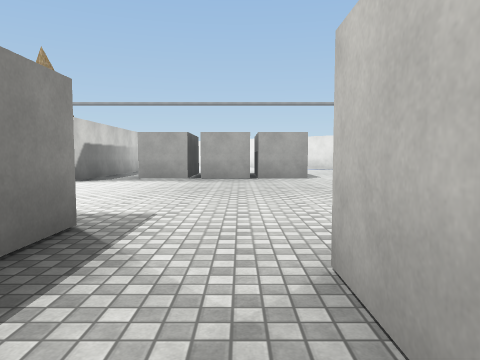
view 1 (above)

24 first-person views from a walk through a 3-D level made in the Unity game engine. The camera is 1.3 m above the floor, tilts 4° down and sees 70° across. The floor is counted in squares, 2 m on a side. Each view is taken from the middle of a square. On the plan, view 1 faces up. The plan holds only what a view shows up to about 10 squares ahead; the rest is blank. The place goes on beyond the plan. Some animated figures are left out. Some surface patterns are stand-ins.

view 2
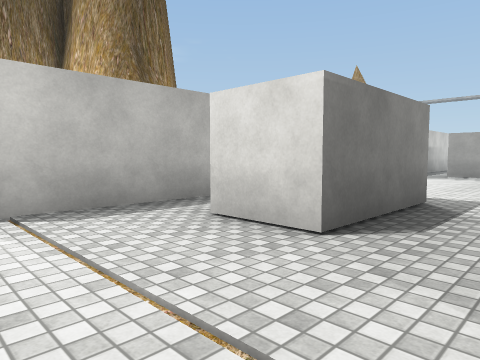

view 3
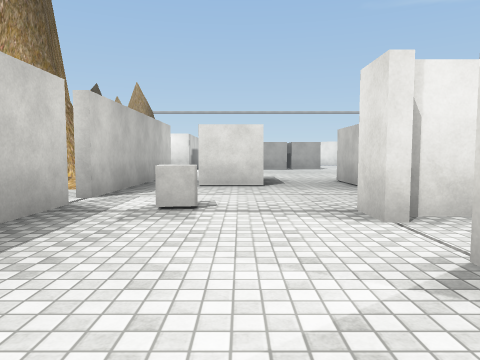

view 4
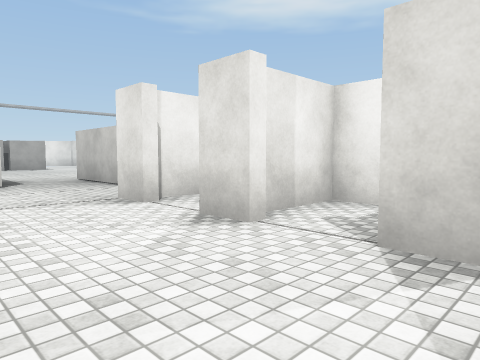

view 5
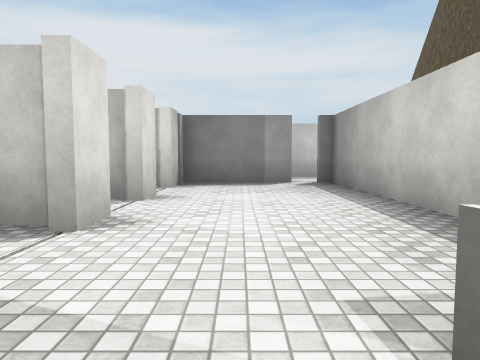

view 6
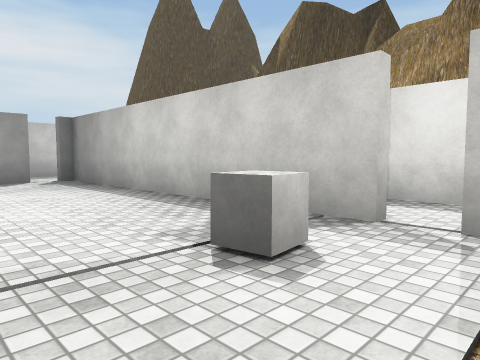

view 7
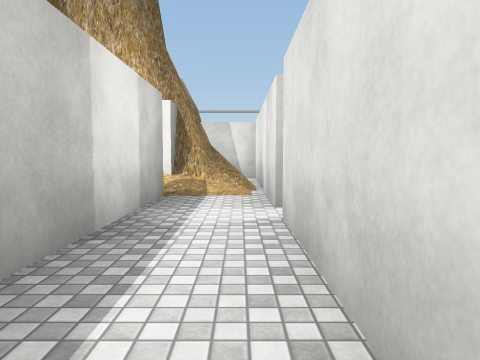

view 8
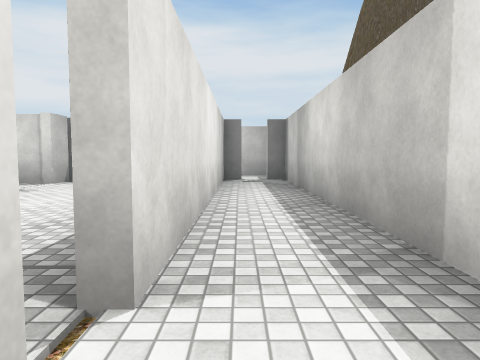

view 9
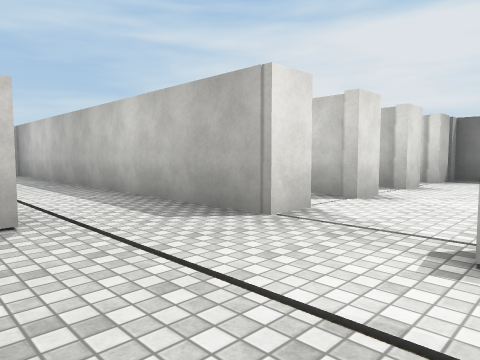

view 10
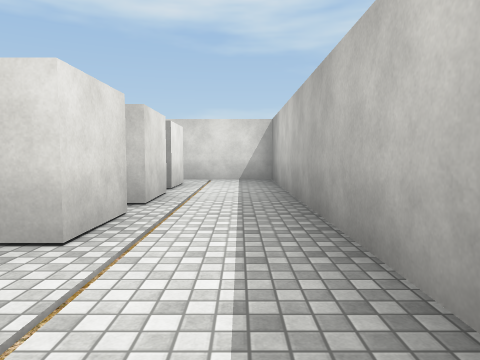

view 11
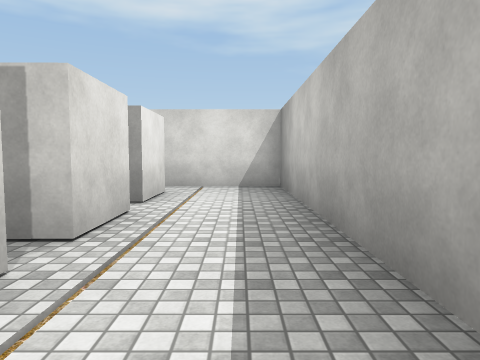

view 12
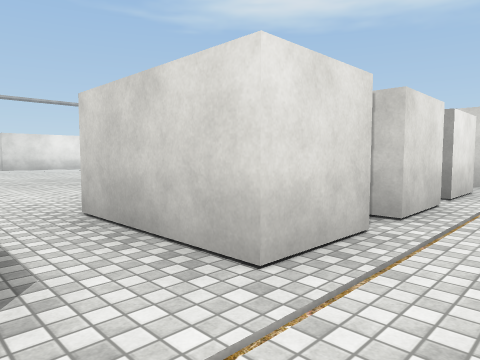

view 13
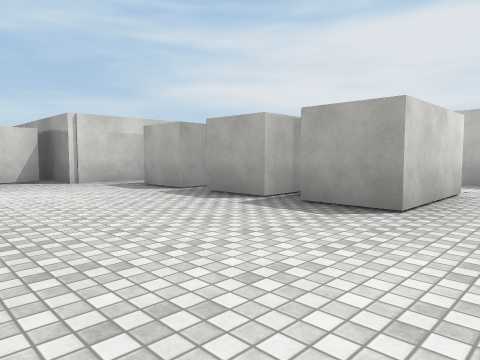

view 14
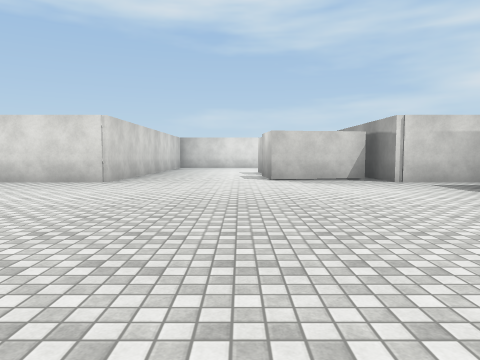

view 15
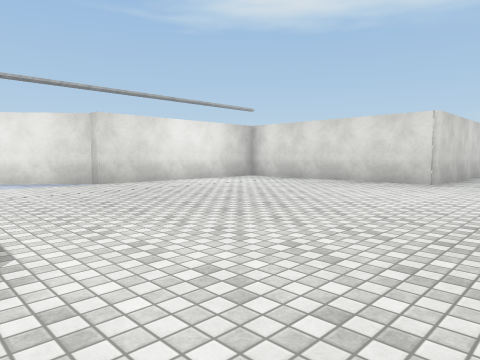

view 16
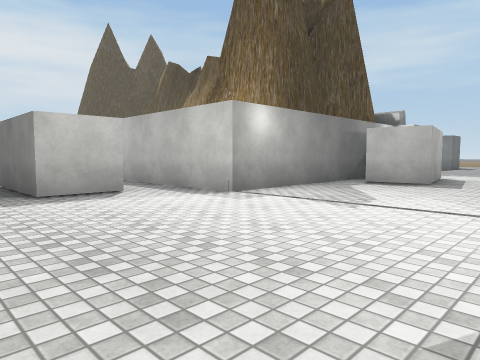

view 17
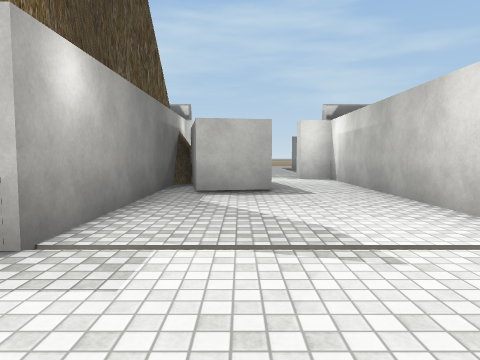

view 18
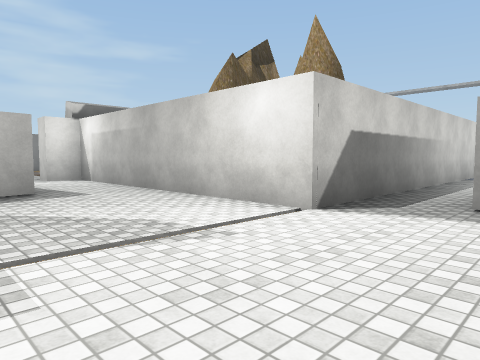

view 19
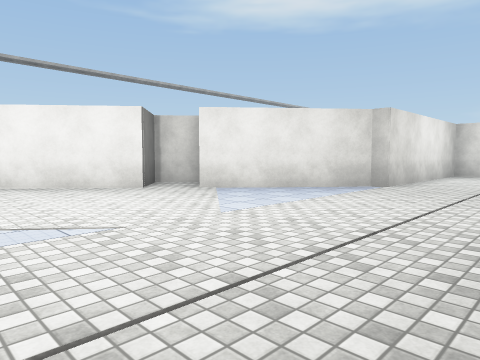

view 20
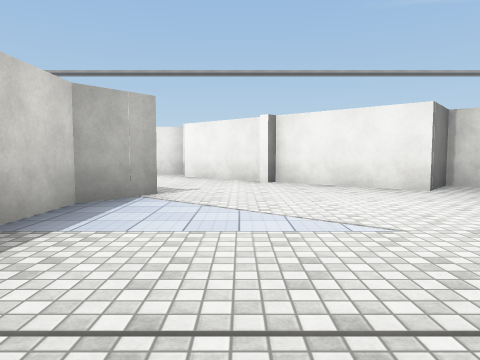

view 21
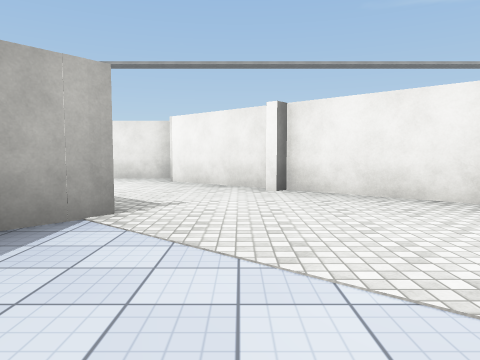

view 22
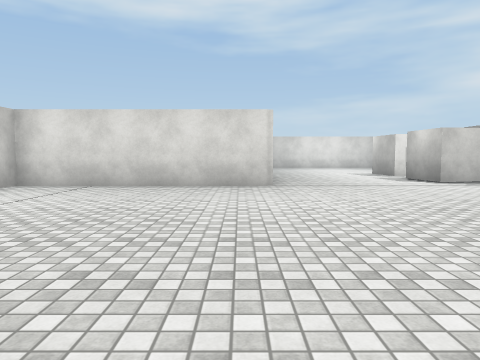

view 23
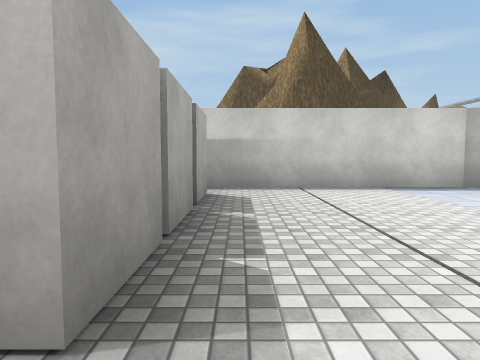

view 24
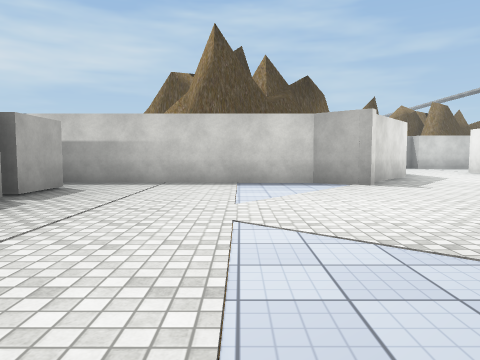

### Floor plan
Points are (right, up) in squares from view 1. A wall is a line through its corners. A room is listed if a view was taken in it or the views show most of it. See-through windows are left out.
Room 1 (views 1, 2, 3, 4, 5, 6, 9)
walls: (-0.6, -3.8) (-0.6, -2.9) (0.4, -2.9); (-0.2, -5.2) (0.5, -5.2); (-0.6, -5.8) (-0.6, -4.9); (-4.3, -2.4) (-4.3, -10.5); (0.8, -3.4) (-0.2, -3.4); (-0.4, -7.2) (0.1, -7.2); (0.5, -0.8) (0.5, 0.6); (1.5, -6.1) (1.5, -5.4) (0, -5.4); (-0.6, -7.9) (-0.6, -6.9); (-1.5, 0.4) (-3, 0.4); (-4.3, 1.5) (-4.3, -1.8); (-0.6, -9.9) (-0.6, -9); (-3.4, -10.5) (-0.5, -10.5)
ways out: opening at (-4, -2) to room 2; opening at (1.5, -1.5) to room 4; opening at (-0.5, 1.5) to room 5
objects: other object (-3, -3)
Room 2 (view 7)
walls: (-6.3, -1.4) (-6.3, -10.5); (-5.1, -10.5) (-4.6, -10.5) (-4.6, -2.4)
ways out: opening at (-4, -2) to room 1; opening at (-5.5, -1) to room 3
Room 3 (view 8)
walls: (-6.3, -0.4) (-6.3, -1.4); (-5.6, 0.6) (-6.3, 0.6) (-6.3, 0.2); (-5.6, 1.4) (-5.9, 0.6); (-5.8, 1.5) (-6, 0.9); (-4.6, -1.8) (-4.6, 3.6)
ways out: opening at (-5.5, -1) to room 2
Room 4 (views 10, 11, 12)
walls: (4.9, -0.7) (3.4, -0.7); (7, -0.7) (5.6, -0.7) (5.6, -0.1); (9.1, -0.7) (7.6, -0.7); (0.4, -2.9) (10.5, -2.9) (10.5, -0.4)
ways out: opening at (1.5, -1.5) to room 1; opening at (3, -1) to room 5; opening at (10, -1) to room 5
Room 5 (views 13, 14, 15, 16, 17, 18, 19, 20, 21, 22, 23, 24)
walls: (2, 9.8) (0.5, 9.8); (0.4, 9.8) (-1.1, 9.8); (0.5, 12.4) (2, 12.4); (-1.4, 9.8) (-3, 9.8); (-1.1, 12.4) (0.4, 12.4); (-3, 12.4) (-1.4, 12.4); (5.5, 1.9) (7, 1.9); (-3, 3.1) (-1.5, 3.1) (-1.5, 0.4); (7.7, 1.9) (9.1, 1.9); (0.5, 0.6) (0.5, 2); (3.4, 19.8) (2.5, 20.5) (1.6, 19.4) (-1.1, 21.6); (13.5, 10.3) (10.5, 10.3) (10.5, 15.9) (5.3, 15.9) (5.3, 16.2) (2.4, 18.7); (3.4, -0.7) (3.4, 1.9) (4.9, 1.9); (11.6, 3.5) (11.3, 6.1) (12.7, 6.3); (-3.4, 18.8) (-4.3, 17.8) (-4.3, 8.6) (-11.7, 8.6) (-11.7, 7.7) (-12.4, 7.7); (-1.5, 21.9) (-3.8, 23.8); (-5, 19.9) (-4.3, 19.3); (10.5, -0.4) (10.5, 3.1) (13, 3.1); (-9.9, 4.5) (-4.3, 4.5) (-4.3, 1.5); (-11.1, 6.1) (-8.4, 6.6) (-8.2, 5.2) (-9.7, 5); (-3.9, 24.9) (-5.8, 24.9)
ways out: opening at (-0.5, 1.5) to room 1; opening at (3, -1) to room 4; opening at (10, -1) to room 4; opening at (-12, 7); opening at (-4.5, 22.5)

Positions as (right, up) in squares from view 1, and headings:
1: (0, 0), facing up
2: (0, -2), facing up-left
3: (-2, -7), facing up
4: (-3, -8), facing up-right
5: (-2, -2), facing down
6: (-1, -1), facing down-left
7: (-5, -6), facing up
8: (-5, -1), facing down
9: (-3, 0), facing down-right
10: (1, -2), facing right
11: (3, -2), facing right
12: (2, -2), facing up-right
13: (2, 6), facing down-right
14: (2, 7), facing right
15: (2, 8), facing up-right
16: (0, 9), facing down-left
17: (-2, 6), facing left
18: (-2, 5), facing up-left
19: (-2, 13), facing up-right
20: (-2, 13), facing up
21: (-2, 15), facing up
22: (3, 11), facing right
23: (3, 13), facing left
24: (4, 16), facing left
